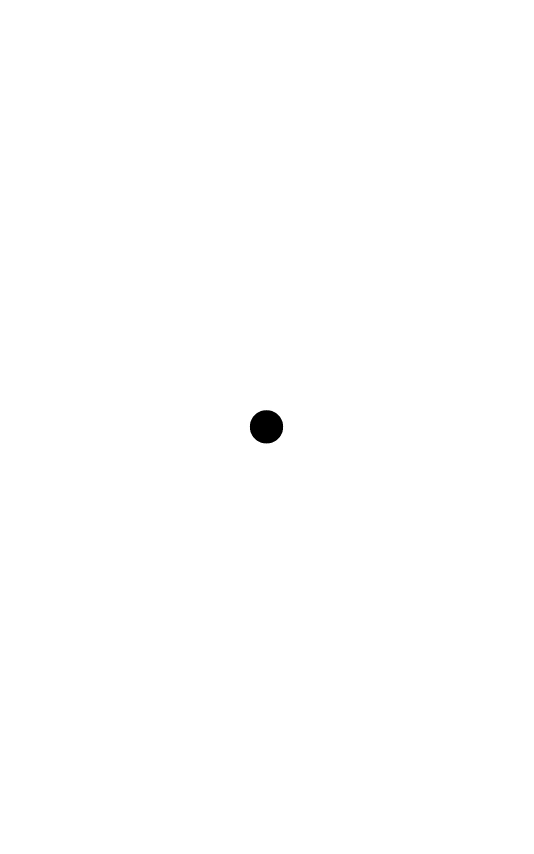
#> input picture solubility_gui/SolubilityMeasurement_host/black_circle_pattern.png, 1600 x 2560 px (shown at 1/3 size); its folder holds only this picture in this run
$ python -i all_image_cls.py   (imports and definitions only)
#> lines starting #> are read from the running program, lines starting #| are printed output that depends on the picture
#> further down, picture is the input picture: shape (2560, 1600, 3); min 0, max 255, mean 254.5
import yaml
import os
import csv
import cv2 as cv
import numpy as np


class ImageFeatureExtractor:
    def __init__(self, img: np.array):
        self.img = img
        self.clipped_img_gray = self.clip_image_center(450)

    def clip_image_center(self, clip_size):
#> called with clip_size = 450
        img_gray = cv.cvtColor(self.img, cv.COLOR_BGR2GRAY)

        gray_clip = np.zeros_like(img_gray)
        h, w = img_gray.shape
#> h = 2560; w = 1600
        hh = int(h / 2)  # 이미지 중점
#> hh = 1280
        ww = int(w / 2)
#> ww = 800

        hor_lower = ww - clip_size
#> hor_lower = 350
        hor_upper = ww + clip_size
#> hor_upper = 1250
        ver_lower = hh - clip_size
#> ver_lower = 830
        ver_upper = hh + clip_size
#> ver_upper = 1730

        gray_clip[ver_lower:ver_upper, hor_lower:hor_upper] = img_gray[ver_lower:ver_upper, hor_lower:hor_upper]
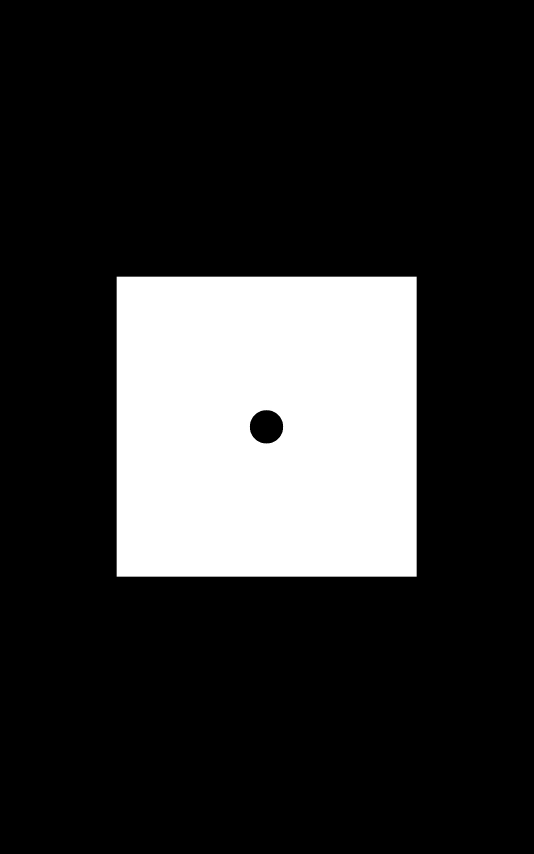
#> gray_clip: shape (2560, 1600) (shown at 1/3 size); min 0, max 255, mean 49.9
        return gray_clip

    # [332 lines left out: functions roi_detection_circle, grid_calc, circle_segmentation, cross_profile, black_bg_line, grid_detection and 2 more, not called in this run]

    def all_images_run(self):
        path = './SolubilityMeasurement_host/image_process/'
#> (the run stopped early here; a loop or call above may not have finished)
